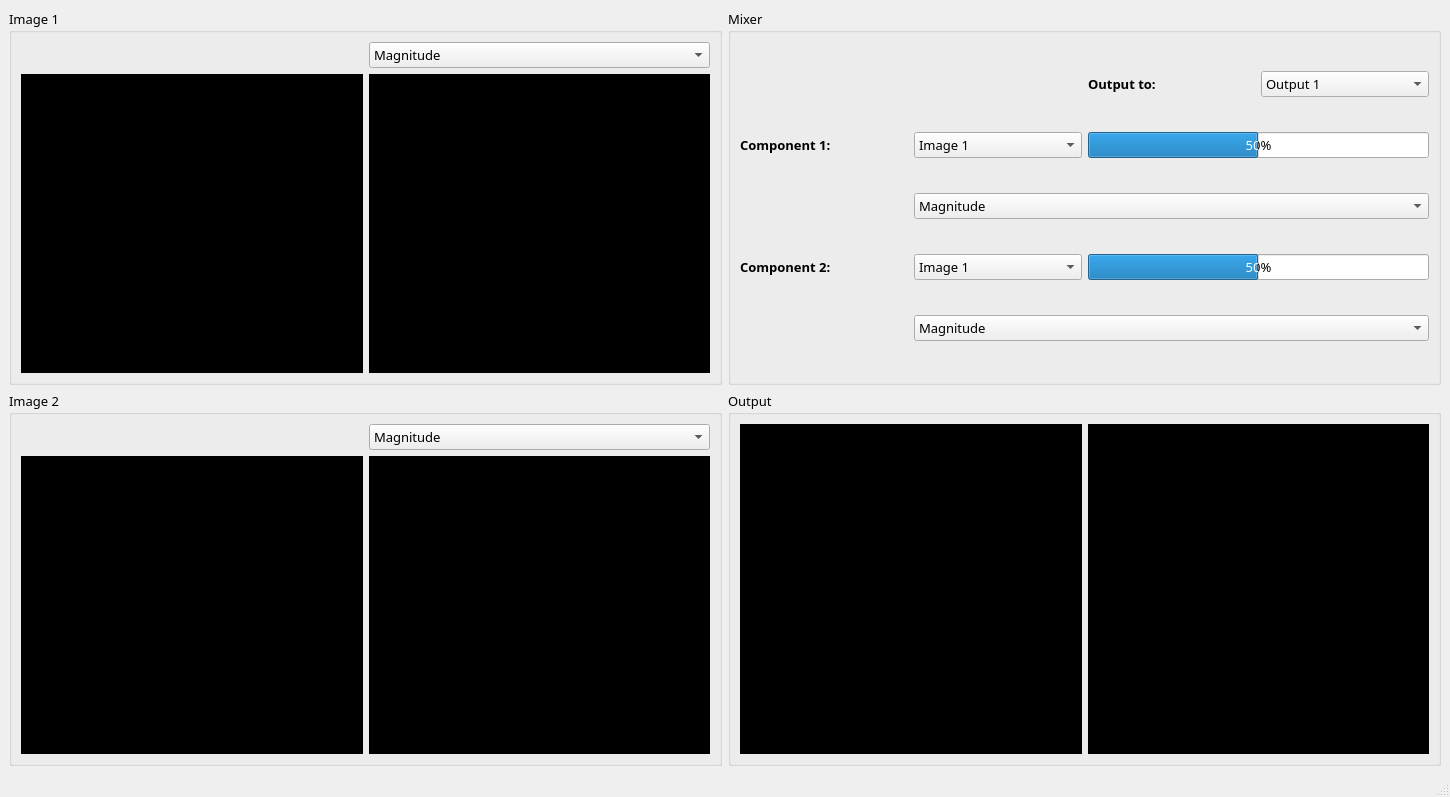
<?xml version="1.0" encoding="UTF-8"?>
<ui version="4.0">
 <class>MainWindow</class>
 <widget class="QMainWindow" name="MainWindow">
  <property name="geometry">
   <rect>
    <x>0</x>
    <y>0</y>
    <width>1450</width>
    <height>797</height>
   </rect>
  </property>
  <property name="windowTitle">
   <string>MainWindow</string>
  </property>
  <property name="windowIcon">
   <iconset>
    <normalon>PNG/editor.png</normalon>
   </iconset>
  </property>
  <widget class="QWidget" name="centralwidget">
   <layout class="QGridLayout" name="gridLayout_5">
    <item row="0" column="0">
     <widget class="QGroupBox" name="Img1GroupBox">
      <property name="font">
       <font>
        <family>Arial Unicode MS</family>
        <pointsize>10</pointsize>
       </font>
      </property>
      <property name="title">
       <string>Image 1</string>
      </property>
      <layout class="QGridLayout" name="gridLayout">
       <item row="0" column="1">
        <widget class="QComboBox" name="Image1ComboBox">
         <property name="cursor">
          <cursorShape>PointingHandCursor</cursorShape>
         </property>
         <item>
          <property name="text">
           <string>Magnitude</string>
          </property>
         </item>
         <item>
          <property name="text">
           <string>Phase</string>
          </property>
         </item>
         <item>
          <property name="text">
           <string>Real</string>
          </property>
         </item>
         <item>
          <property name="text">
           <string>Imaginary</string>
          </property>
         </item>
        </widget>
       </item>
       <item row="1" column="0">
        <widget class="QGraphicsView" name="Image1GraphicsViewerA">
         <property name="styleSheet">
          <string notr="true">background-color: rgb(0, 0, 0);</string>
         </property>
        </widget>
       </item>
       <item row="1" column="1">
        <widget class="QGraphicsView" name="Image1GraphicsViewerB">
         <property name="styleSheet">
          <string notr="true">background-color: rgb(0, 0, 0);</string>
         </property>
        </widget>
       </item>
      </layout>
     </widget>
    </item>
    <item row="0" column="1">
     <widget class="QGroupBox" name="MixerGroupBox">
      <property name="font">
       <font>
        <family>Arial Unicode MS</family>
        <pointsize>10</pointsize>
       </font>
      </property>
      <property name="title">
       <string>Mixer</string>
      </property>
      <layout class="QGridLayout" name="gridLayout_2">
       <item row="0" column="2">
        <widget class="QLabel" name="OutputLabel">
         <property name="font">
          <font>
           <weight>75</weight>
           <bold>true</bold>
          </font>
         </property>
         <property name="text">
          <string>Output to:</string>
         </property>
        </widget>
       </item>
       <item row="0" column="3">
        <widget class="QComboBox" name="OutputCombobox">
         <property name="cursor">
          <cursorShape>PointingHandCursor</cursorShape>
         </property>
         <item>
          <property name="text">
           <string>Output 1</string>
          </property>
         </item>
         <item>
          <property name="text">
           <string>Output 2</string>
          </property>
         </item>
        </widget>
       </item>
       <item row="1" column="0">
        <widget class="QLabel" name="Component1Label">
         <property name="font">
          <font>
           <weight>75</weight>
           <bold>true</bold>
          </font>
         </property>
         <property name="text">
          <string>Component 1:</string>
         </property>
        </widget>
       </item>
       <item row="1" column="1">
        <widget class="QComboBox" name="Component1ComboBox1">
         <property name="cursor">
          <cursorShape>PointingHandCursor</cursorShape>
         </property>
         <item>
          <property name="text">
           <string>Image 1</string>
          </property>
         </item>
         <item>
          <property name="text">
           <string>Image 2</string>
          </property>
         </item>
        </widget>
       </item>
       <item row="1" column="2" colspan="2">
        <widget class="QProgressBar" name="Component1ProgressBar">
         <property name="value">
          <number>50</number>
         </property>
        </widget>
       </item>
       <item row="2" column="1" colspan="3">
        <widget class="QComboBox" name="Component1ComboBox2">
         <property name="cursor">
          <cursorShape>PointingHandCursor</cursorShape>
         </property>
         <item>
          <property name="text">
           <string>Magnitude</string>
          </property>
         </item>
         <item>
          <property name="text">
           <string>Phase</string>
          </property>
         </item>
         <item>
          <property name="text">
           <string>Real</string>
          </property>
         </item>
         <item>
          <property name="text">
           <string>Imaginary</string>
          </property>
         </item>
         <item>
          <property name="text">
           <string>Uni Magnitude</string>
          </property>
         </item>
         <item>
          <property name="text">
           <string>Uni Phase</string>
          </property>
         </item>
        </widget>
       </item>
       <item row="3" column="0">
        <widget class="QLabel" name="Component2Label">
         <property name="font">
          <font>
           <weight>75</weight>
           <bold>true</bold>
          </font>
         </property>
         <property name="text">
          <string>Component 2:</string>
         </property>
        </widget>
       </item>
       <item row="3" column="1">
        <widget class="QComboBox" name="Component2ComboBox1">
         <property name="cursor">
          <cursorShape>PointingHandCursor</cursorShape>
         </property>
         <item>
          <property name="text">
           <string>Image 1</string>
          </property>
         </item>
         <item>
          <property name="text">
           <string>Image 2</string>
          </property>
         </item>
        </widget>
       </item>
       <item row="3" column="2" colspan="2">
        <widget class="QProgressBar" name="Component2ProgressBar">
         <property name="value">
          <number>50</number>
         </property>
        </widget>
       </item>
       <item row="4" column="1" colspan="3">
        <widget class="QComboBox" name="Component2ComboBox2">
         <property name="cursor">
          <cursorShape>PointingHandCursor</cursorShape>
         </property>
         <item>
          <property name="text">
           <string>Magnitude</string>
          </property>
         </item>
         <item>
          <property name="text">
           <string>Phase</string>
          </property>
         </item>
         <item>
          <property name="text">
           <string>Real</string>
          </property>
         </item>
         <item>
          <property name="text">
           <string>Imaginary</string>
          </property>
         </item>
         <item>
          <property name="text">
           <string>Uni Magnitude</string>
          </property>
         </item>
         <item>
          <property name="text">
           <string>Uni Phase</string>
          </property>
         </item>
        </widget>
       </item>
      </layout>
     </widget>
    </item>
    <item row="1" column="0">
     <widget class="QGroupBox" name="Img2Groupbox">
      <property name="font">
       <font>
        <family>Arial Unicode MS</family>
        <pointsize>10</pointsize>
       </font>
      </property>
      <property name="title">
       <string>Image 2</string>
      </property>
      <layout class="QGridLayout" name="gridLayout_3">
       <item row="0" column="1">
        <widget class="QComboBox" name="Image2ComboBox">
         <property name="cursor">
          <cursorShape>PointingHandCursor</cursorShape>
         </property>
         <item>
          <property name="text">
           <string>Magnitude</string>
          </property>
         </item>
         <item>
          <property name="text">
           <string>Phase</string>
          </property>
         </item>
         <item>
          <property name="text">
           <string>Real</string>
          </property>
         </item>
         <item>
          <property name="text">
           <string>Imaginary</string>
          </property>
         </item>
        </widget>
       </item>
       <item row="1" column="0">
        <widget class="QGraphicsView" name="Image2GraphicsViewerA">
         <property name="styleSheet">
          <string notr="true">background-color: rgb(0, 0, 0);</string>
         </property>
        </widget>
       </item>
       <item row="1" column="1">
        <widget class="QGraphicsView" name="Image2GraphicsViewerB">
         <property name="styleSheet">
          <string notr="true">background-color: rgb(0, 0, 0);</string>
         </property>
        </widget>
       </item>
      </layout>
     </widget>
    </item>
    <item row="1" column="1">
     <widget class="QGroupBox" name="OutputGroupBox">
      <property name="font">
       <font>
        <family>Arial Unicode MS</family>
        <pointsize>10</pointsize>
       </font>
      </property>
      <property name="title">
       <string>Output</string>
      </property>
      <layout class="QGridLayout" name="gridLayout_4">
       <item row="0" column="0">
        <widget class="QGraphicsView" name="OutputGraphicsViewer1">
         <property name="styleSheet">
          <string notr="true">background-color: rgb(0, 0, 0);</string>
         </property>
        </widget>
       </item>
       <item row="0" column="1">
        <widget class="QGraphicsView" name="OutputGraphicsViewer2">
         <property name="styleSheet">
          <string notr="true">background-color: rgb(0, 0, 0);</string>
         </property>
        </widget>
       </item>
      </layout>
     </widget>
    </item>
   </layout>
  </widget>
  <widget class="QMenuBar" name="menubar">
   <property name="geometry">
    <rect>
     <x>0</x>
     <y>0</y>
     <width>1450</width>
     <height>26</height>
    </rect>
   </property>
  </widget>
  <widget class="QStatusBar" name="statusbar"/>
 </widget>
 <resources/>
 <connections/>
</ui>
